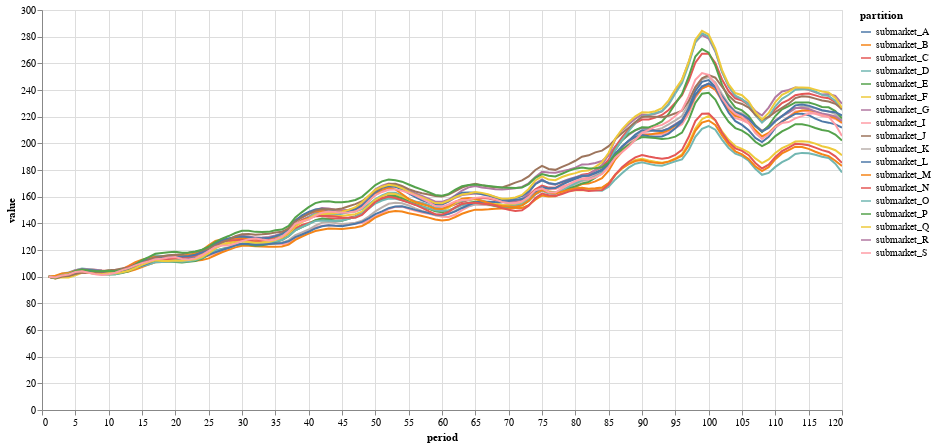

The notebook cell this image was saved under:
### Code cell
df_temp = pd.read_csv("/Users/reidj/Documents/GitHub/hpipy/notebooks/exp_nn_submarkets_global_results_py.csv")
#chart = alt.Chart(df_temp.query("partition != 'all'")).mark_line().encode(
chart = alt.Chart(df_temp).mark_line().encode(
    x=alt.X('period'), y=alt.Y('value'), color=alt.Color('partition'), tooltip=[alt.Tooltip('partition'), alt.Tooltip('value')]
).interactive().properties(height=400, width=800)
chart

### Figure 1 — Vega-Lite specification as saved in the notebook (floating-point values rounded to 4 significant figures; data arrays with more than 128 entries replaced by an {"elided": "..."} marker saying what was removed)
{"$schema": "https://vega.github.io/schema/vega-lite/v5.16.3.json", "config": {"view": {"continuousHeight": 300, "continuousWidth": 300}}, "data": {"name": "data-cea57eadd815feade676da9a4021a42b"}, "datasets": {"data-cea57eadd815feade676da9a4021a42b": {"elided": "2160 records"}}, "encoding": {"color": {"field": "partition", "type": "nominal"}, "tooltip": [{"field": "partition", "type": "nominal"}, {"field": "value", "type": "quantitative"}], "x": {"field": "period", "type": "quantitative"}, "y": {"field": "value", "type": "quantitative"}}, "height": 400, "mark": {"type": "line"}, "params": [{"bind": "scales", "name": "param_14", "select": {"encodings": ["x", "y"], "type": "interval"}}], "width": 800}
